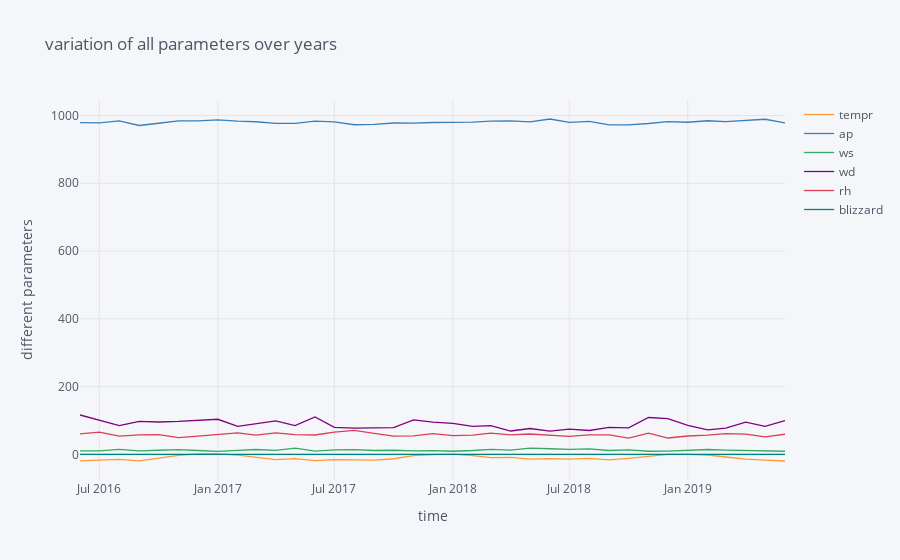

Notebook source saved alongside this figure:
### Code cell
#variation of all parameters over years
df2.iplot(xaxis_title='time',yaxis_title='different parameters',title='variation of all parameters over years')
